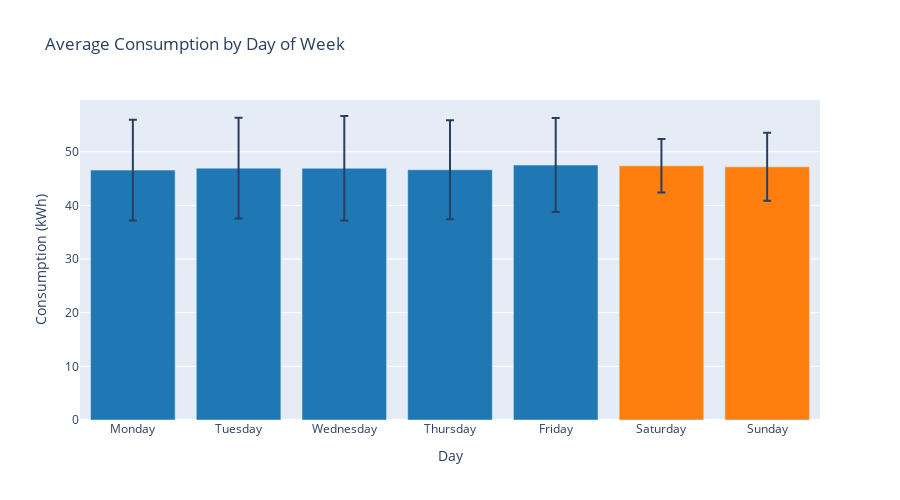

Here is the notebook cell this chart was saved with:
### Code cell
# Day of week patterns
day_names = ['Monday', 'Tuesday', 'Wednesday', 'Thursday', 'Friday', 'Saturday', 'Sunday']
daily_avg = df_merged.groupby('dayofweek')['consumption'].agg(['mean', 'std'])

fig = go.Figure()

fig.add_trace(go.Bar(
    x=day_names,
    y=daily_avg['mean'],
    error_y=dict(type='data', array=daily_avg['std']),
    marker_color=['#1f77b4']*5 + ['#ff7f0e']*2  # Different color for weekends
))

fig.update_layout(
    title='Average Consumption by Day of Week',
    xaxis_title='Day',
    yaxis_title='Consumption (kWh)',
    height=500
)

fig.show()

### Figure 1 — Plotly figure (JSON) as saved in the notebook; plotly's stock layout.template omitted (floating-point values rounded to 4 significant figures)
{"data": [{"error_y": {"array": [9.41, 9.386, 9.746, 9.231, 8.766, 4.994, 6.337], "type": "data"}, "marker": {"color": ["#1f77b4", "#1f77b4", "#1f77b4", "#1f77b4", "#1f77b4", "#ff7f0e", "#ff7f0e"]}, "type": "bar", "x": ["Monday", "Tuesday", "Wednesday", "Thursday", "Friday", "Saturday", "Sunday"], "y": [46.57, 46.94, 46.91, 46.64, 47.52, 47.37, 47.19]}], "layout": {"height": 500, "title": {"text": "Average Consumption by Day of Week"}, "xaxis": {"title": {"text": "Day"}}, "yaxis": {"title": {"text": "Consumption (kWh)"}}}}
